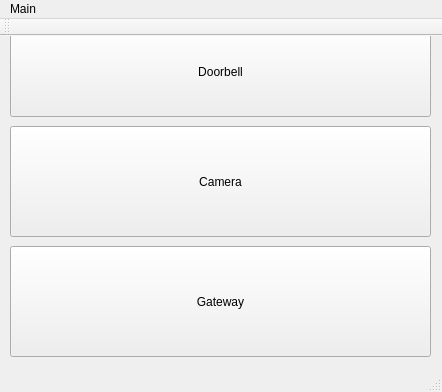
<?xml version="1.0" encoding="UTF-8"?>
<ui version="4.0">
 <class>MainWindow</class>
 <widget class="QMainWindow" name="MainWindow">
  <property name="geometry">
   <rect>
    <x>0</x>
    <y>0</y>
    <width>442</width>
    <height>392</height>
   </rect>
  </property>
  <property name="windowTitle">
   <string>Hank Produce Managent</string>
  </property>
  <widget class="QWidget" name="centralWidget">
   <widget class="QPushButton" name="bt_Doorbell">
    <property name="geometry">
     <rect>
      <x>10</x>
      <y>-10</y>
      <width>421</width>
      <height>91</height>
     </rect>
    </property>
    <property name="text">
     <string>Doorbell</string>
    </property>
   </widget>
   <widget class="QPushButton" name="bt_Camera">
    <property name="geometry">
     <rect>
      <x>10</x>
      <y>90</y>
      <width>421</width>
      <height>111</height>
     </rect>
    </property>
    <property name="text">
     <string>Camera</string>
    </property>
   </widget>
   <widget class="QPushButton" name="bt_Gateway">
    <property name="geometry">
     <rect>
      <x>10</x>
      <y>210</y>
      <width>421</width>
      <height>111</height>
     </rect>
    </property>
    <property name="text">
     <string>Gateway</string>
    </property>
   </widget>
  </widget>
  <widget class="QMenuBar" name="menuBar">
   <property name="geometry">
    <rect>
     <x>0</x>
     <y>0</y>
     <width>442</width>
     <height>28</height>
    </rect>
   </property>
   <widget class="QMenu" name="menuHank_Produce_Managent">
    <property name="title">
     <string>Main</string>
    </property>
   </widget>
   <addaction name="menuHank_Produce_Managent"/>
  </widget>
  <widget class="QToolBar" name="mainToolBar">
   <attribute name="toolBarArea">
    <enum>TopToolBarArea</enum>
   </attribute>
   <attribute name="toolBarBreak">
    <bool>false</bool>
   </attribute>
  </widget>
  <widget class="QStatusBar" name="statusBar"/>
 </widget>
 <layoutdefault spacing="6" margin="11"/>
 <resources/>
 <connections/>
</ui>
